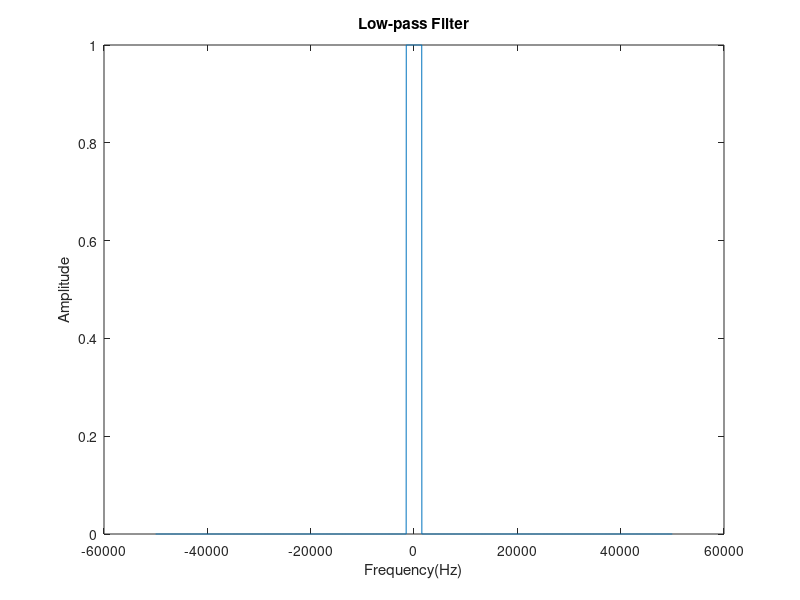

The MATLAB source for this figure: (Note: this script raises an error after producing the figure.)
close all;
clear all;
clc;

%% Low Pass Filter Implementation
%% This code illustrates the low pass filter windowing and its effect in time and frequency domains. For this purpose, two sinusoidal signals with different frequencies are selected.

fc = 1000; % Operating frequency
Fs = 1e5; % Sampling frequency
dt = 1/Fs; % Sampling period
Time = 5e-2; % Time duration
t = 0:dt:Time-dt; % Time scale

sig = sin(2*pi*fc*t) + sin(2*pi*fc*3*t); % Signal with two sinusodial components with different frequencies
sig_fft = fftshift(fft(sig)); % FFT of the signal
freq_scale = linspace(-Fs/2,Fs/2-Fs/length(t),length(t)); % Frequency scale

window = 1*(freq_scale<=fc*1.5 & freq_scale>=-fc*1.5); % The window low pass filter

figure;
plot(freq_scale,window);
xlabel("Frequency(Hz)");
ylabel("Amplitude");
title("Low-pass Filter")

sig_fft_filtered = sig_fft.*window; % Filtering absolute in frequency domain

sig_filtered = ifft(ifftshift(sig_fft_filtered)); % Inverse FFT

% Plots before and after filtering
figure;
tiledlayout(2,2)
ax1 = nexttile;
plot(t,sig);
title("Signal in time domain before filtering")
xlabel("Time(s)")
ylabel("Voltage(V)")
ax2 = nexttile;
plot(freq_scale,abs(sig_fft)/length(t));
title("Signal in frequency domain before filtering")
xlabel("Frequency(Hz)")
ylabel("Amplitude")
ax3 = nexttile;
plot(t,sig_filtered);
title("Signal in time domain after filtering")
xlabel("Time(s)")
ylabel("Voltage(V)")
ax4 = nexttile;
plot(freq_scale,abs(sig_fft_filtered)/length(t));
title("Signal in frequency domain after filtering")
xlabel("Frequency(Hz)")
ylabel("Amplitude")

